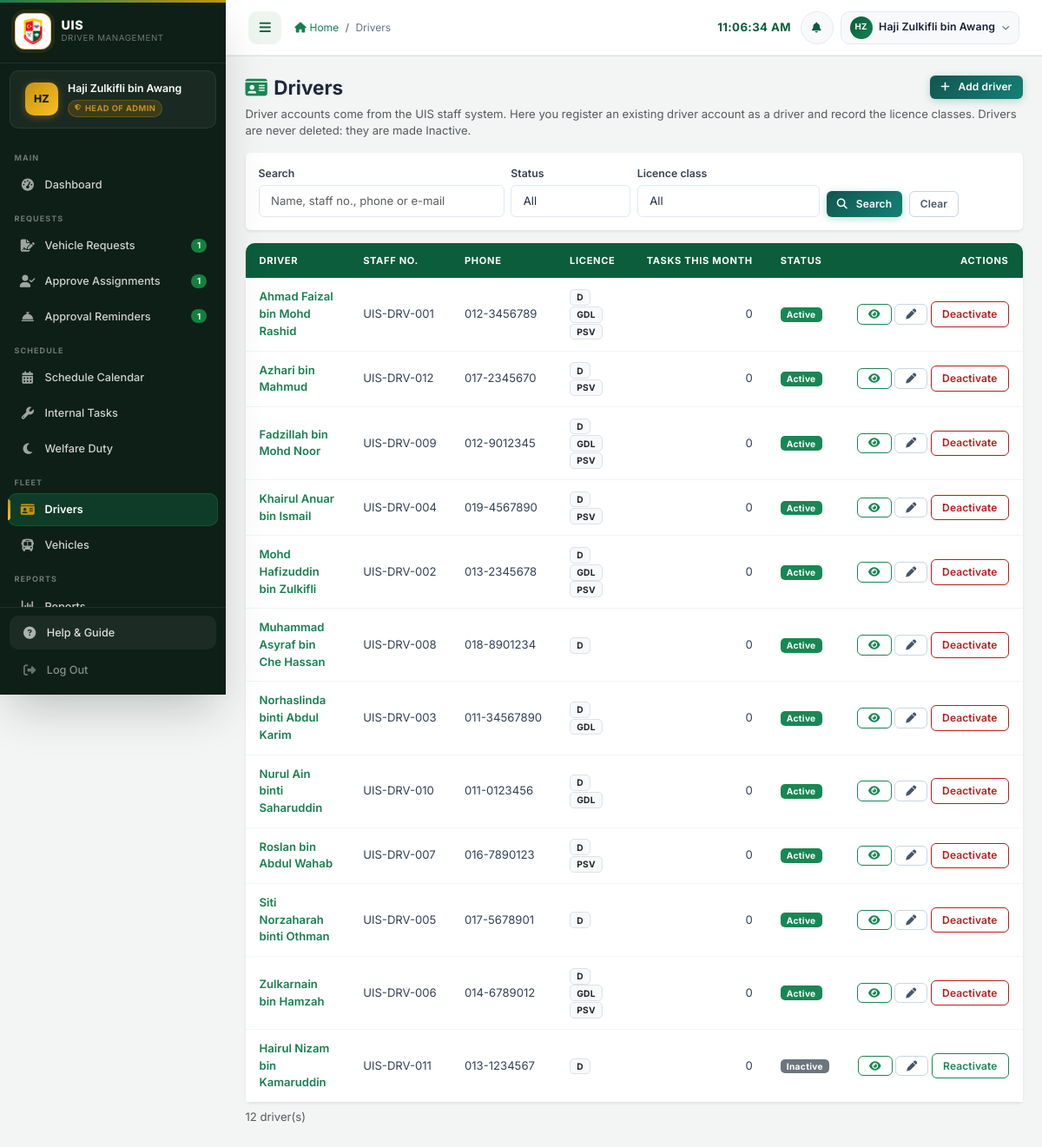
/admin/drivers.php (signed in), run on the app's committed database.
### tables this page shows
CREATE TABLE `users` (
  `user_id` int(11) NOT NULL AUTO_INCREMENT,
  `username` varchar(50) NOT NULL,
  `password` varchar(255) NOT NULL,
  `email` varchar(100) NOT NULL,
  `full_name` varchar(100) NOT NULL,
  `role` enum('admin','driver','staff','supervisor','head_admin') NOT NULL DEFAULT 'staff',
  `driver_id` int(11) DEFAULT NULL,
  `department` varchar(100) DEFAULT NULL,
  `supervisor_id` int(11) DEFAULT NULL,
  `created_at` timestamp NOT NULL DEFAULT current_timestamp(),
  `phone` varchar(30) DEFAULT NULL,
  `failed_attempts` tinyint(3) unsigned NOT NULL DEFAULT 0,
  `is_active` tinyint(1) NOT NULL DEFAULT 1,
  `last_login_at` datetime DEFAULT NULL,
  `locked_until` datetime DEFAULT NULL,
  PRIMARY KEY (`user_id`),
  UNIQUE KEY `uq_users_username` (`username`)
);

CREATE TABLE `drivers` (
  `driver_id` int(11) NOT NULL AUTO_INCREMENT,
  `employee_id` varchar(20) NOT NULL,
  `name` varchar(100) NOT NULL,
  `phone` varchar(20) DEFAULT NULL,
  `email` varchar(100) DEFAULT NULL,
  `address` text DEFAULT NULL,
  `experience_years` decimal(4,1) NOT NULL DEFAULT 0.0,
  `license_number` varchar(50) DEFAULT NULL,
  `license_class` varchar(10) DEFAULT NULL COMMENT 'comma list: B2,D,E',
  `license_expiry` date DEFAULT NULL,
  `status` enum('active','inactive') NOT NULL DEFAULT 'active',
  `photo` varchar(255) DEFAULT NULL COMMENT 'relative path under uploads/drivers/',
  `created_at` timestamp NOT NULL DEFAULT current_timestamp(),
  `updated_at` timestamp NOT NULL DEFAULT current_timestamp() ON UPDATE current_timestamp(),
  PRIMARY KEY (`driver_id`),
  UNIQUE KEY `uq_drivers_employee_id` (`employee_id`)
);

### admin/drivers.php (the view, shortened to what this page needs)
<?php
require_once '../config/database.php';
require_once '../includes/admin_page.php';
require_once 'fleet_helpers.php';
$q       = mb_substr(trim((string)($_GET['q'] ?? '')), 0, 60);
$status  = in_array($_GET['status'] ?? '', ['active', 'inactive'], true) ? $_GET['status'] : '';
$licence = isset(LICENCE_CLASSES[$_GET['licence'] ?? '']) ? $_GET['licence'] : '';
$sql = 'SELECT d.*, u.username FROM drivers d LEFT JOIN users u ON u.driver_id = d.driver_id WHERE 1=1';
$sql .= ' ORDER BY d.status, d.name';
$stmt = $conn->prepare($sql);
$stmt->execute();
$drivers = $stmt->get_result()->fetch_all(MYSQLI_ASSOC);
$counts = driverMonthCounts($conn, date('Y-m'));
?>
    <div class="d-flex flex-wrap justify-content-between align-items-center mb-2 gap-2">
        <h4 class="fw-bold mb-0"><i class="fas fa-id-card text-success me-2"></i>Drivers</h4>
        <a href="add_driver.php" class="btn btn-success btn-sm"><i class="fas fa-plus me-1"></i>Add driver</a>
    </div>
    <p class="text-muted small">Driver accounts come from the UIS staff system. Here you register an existing driver account as a driver and record the licence classes. Drivers are never deleted: they are made Inactive.</p>
    <form method="get" class="card border-0 shadow-sm mb-3"><div class="card-body row g-2 align-items-end">
        <div class="col-12 col-md-4"><label class="form-label small mb-1" for="q">Search</label>
            <input class="form-control form-control-sm" id="q" name="q" value="<?= htmlspecialchars($q) ?>" placeholder="Name, staff no., phone or e-mail"></div>
        <div class="col-6 col-md-2"><label class="form-label small mb-1" for="status">Status</label>
            <select class="form-select form-select-sm" id="status" name="status"><option value="">All</option>
                <option value="active" <?= $status === 'active' ? 'selected' : '' ?>>Active</option><option value="inactive" <?= $status === 'inactive' ? 'selected' : '' ?>>Inactive</option></select></div>
        <div class="col-6 col-md-3"><label class="form-label small mb-1" for="licence">Licence class</label>
            <select class="form-select form-select-sm" id="licence" name="licence"><option value="">All</option>
                <?php foreach (LICENCE_CLASSES as $k => $l): ?><option value="<?= $k ?>" <?= $licence === $k ? 'selected' : '' ?>><?= htmlspecialchars($l) ?></option><?php endforeach; ?></select></div>
        <div class="col-12 col-md-3 d-flex gap-2"><button class="btn btn-success btn-sm" type="submit"><i class="fas fa-search me-1"></i>Search</button>
            <a class="btn btn-outline-secondary btn-sm" href="drivers.php">Clear</a></div>
    </div></form>
    <div class="card border-0 shadow-sm">
        <div class="table-responsive d-none d-md-block">
            <table class="table table-sm align-middle mb-0">
                <thead class="table-light"><tr><th>Driver</th><th>Staff no.</th><th>Phone</th><th>Licence</th><th class="text-end">Tasks this month</th><th>Status</th><th class="text-end">Actions</th></tr></thead>
                <tbody>
                <?php foreach ($drivers as $d): $id = (int)$d['driver_id']; $c = $counts[$id] ?? ['tasks' => 0]; ?>
                    <tr>
                        <td class="fw-semibold"><a class="text-decoration-none" href="view_driver.php?id=<?= $id ?>"><?= htmlspecialchars($d['name']) ?></a></td>
                        <td class="text-nowrap"><?= htmlspecialchars($d['employee_id']) ?></td>
                        <td class="text-nowrap"><?= htmlspecialchars((string)$d['phone']) ?></td>
                        <td><?= licenceBadges($d['license_class']) ?></td>
                        <td class="text-end"><?= (int)$c['tasks'] ?></td>
                        <td><span class="badge <?= $d['status'] === 'active' ? 'bg-success' : 'bg-secondary' ?>"><?= $d['status'] === 'active' ? 'Active' : 'Inactive' ?></span></td>
                        <td class="text-end text-nowrap">
                            <a class="btn btn-sm btn-outline-success" href="view_driver.php?id=<?= $id ?>" title="View"><i class="fas fa-eye"></i></a>
                            <a class="btn btn-sm btn-outline-secondary" href="edit_driver.php?id=<?= $id ?>" title="Edit"><i class="fas fa-pen"></i></a>
                            <?php if ($d['status'] === 'active'): ?>
                                <button class="btn btn-sm btn-outline-danger" data-fleet-url="../ajax/deactivate_driver.php" data-fleet-id="<?= $id ?>" data-fleet-confirm="Make <?= htmlspecialchars($d['name'], ENT_QUOTES) ?> Inactive?">Deactivate</button>
                            <?php else: ?>
                                <button class="btn btn-sm btn-outline-success" data-fleet-url="../ajax/deactivate_driver.php" data-fleet-id="<?= $id ?>" data-fleet-extra="reactivate=1" data-fleet-confirm="Make this driver Active again?">Reactivate</button>
                            <?php endif; ?>
                        </td>
                    </tr>
                <?php endforeach; ?>
                </tbody>
            </table>
        </div>
    </div>
    <p class="text-muted small mt-2"><?= count($drivers) ?> driver(s)</p>

### admin/fleet_helpers.php (shortened to what this page needs)
<?php
function licenceBadges(?string $list): string
{
    $html = '';
    foreach (array_filter(array_map('trim', explode(',', (string)$list))) as $c) {
        if (isset(LICENCE_CLASSES[$c])) { $html .= '<span class="badge bg-light text-dark border me-1">' . htmlspecialchars($c) . '</span>'; }
    }
    return $html !== '' ? $html : '<span class="text-muted">-</span>';
}
    ?>

### assets/css/style.css (style rules this page uses)
:root { --uis-primary: #0b5d3b; --uis-secondary: #15804f; --uis-accent: #c69214; --uis-light: #eef5f1; --uis-dark: #122018; --uis-success: #15803d; --uis-danger: #b91c1c; --uis-warning: #b45309; --uis-info: #0e7490; --grad-blue: linear-gradient(135deg, #0a4d31 0%, #0e6b45 100%); --grad-green: linear-gradient(135deg, #11564f 0%, #148076 100%); --grad-amber: linear-gradient(135deg, #8a6410 0%, #b58a1a 100%); --grad-red: linear-gradient(135deg, #7f1d1d 0%, #a82727 100%); --grad-purple: linear-gradient(135deg, #334155 0%, #475569 100%); --grad-teal: linear-gradient(135deg, #134e4a 0%, #0f766e 100%); --grad-sky: linear-gradient(135deg, #27556d 0%, #35708f 100%); --sidebar-width: 260px; --sidebar-bg: #0e1f17; --sidebar-text: rgba(255,255,255,.80); --sidebar-muted: rgba(255,255,255,.40); --sidebar-active-bg: rgba(21,128,79,.30); --sidebar-hover-bg: rgba(255,255,255,.06); --sidebar-border: rgba(255,255,255,.07); --header-height: 64px; --shadow-xs: 0 1px 3px rgba(18,32,24,.06), 0 1px 2px rgba(18,32,24,.04); --shadow-sm: 0 4px 6px -1px rgba(18,32,24,.08), 0 2px 4px -1px rgba(18,32,24,.05); --shadow-md: 0 10px 15px -3px rgba(18,32,24,.10), 0 4px 6px -2px rgba(18,32,24,.06); --shadow-lg: 0 20px 25px -5px rgba(18,32,24,.12), 0 10px 10px -5px rgba(18,32,24,.05); --shadow-xl: 0 25px 50px -12px rgba(18,32,24,.25); --shadow-glow-blue: var(--shadow-sm); --shadow-glow-green: var(--shadow-sm); --shadow-glow-amber: var(--shadow-sm); --shadow-glow-red: var(--shadow-sm); --radius-sm: 6px; --radius-md: 10px; --radius-lg: 14px; --radius-xl: 20px; --transition: all .25s cubic-bezier(.4,0,.2,1); --font-base: 'Inter', 'Segoe UI', system-ui, sans-serif; }
*,*::before,*::after { box-sizing: border-box; margin: 0; padding: 0; }
html { scroll-behavior: smooth; font-size: 15px; }
body { font-family: var(--font-base); background: #f3f5f4; color: #1e293b; min-height: 100vh; overflow-x: hidden; }
@media (min-width: 992px) { body { padding-left: var(--sidebar-width); padding-top: var(--header-height); transition: padding-left .3s ease; } }
a { color: var(--uis-secondary); text-decoration: none; transition: var(--transition); }
.table { width: 100%; margin-bottom: 0; font-size: .875rem; border-collapse: separate; border-spacing: 0; }
.table thead th { background: linear-gradient(135deg, var(--uis-primary) 0%, #0b5d3b 100%); color: #fff; font-weight: 700; font-size: .74rem; text-transform: uppercase; letter-spacing: .06em; padding: 12px 16px; border: none; white-space: nowrap; }
.table thead th:first-child { border-radius: var(--radius-md) 0 0 0; }
.table thead th:last-child { border-radius: 0 var(--radius-md) 0 0; }
.table tbody tr { transition: background .12s ease; }
.table tbody td { padding: 12px 16px; vertical-align: middle; border-bottom: 1px solid #f1f5f9; color: #334155; }
.table tbody tr:last-child td { border-bottom: none; }
.btn { border-radius: var(--radius-sm); font-size: .875rem; font-weight: 600; padding: .5rem 1.1rem; transition: var(--transition); display: inline-flex; align-items: center; gap: .4rem; cursor: pointer; text-decoration: none; line-height: 1.5; letter-spacing: .01em; }
.btn-success { background: var(--grad-green); border: none; color: #fff; box-shadow: 0 2px 8px rgba(5,150,105,.30); }
.btn-outline-secondary { border: 1.5px solid #cbd5e1; color: #475569; background: transparent; }
.btn-outline-danger { border: 1.5px solid var(--uis-danger); color: var(--uis-danger); background: transparent; }
.btn-sm { padding: .32rem .8rem; font-size: .80rem; }
.form-label { font-size: .82rem; font-weight: 600; color: #374151; margin-bottom: .3rem; display: block; }
.form-control, .form-select { border: 1.5px solid #e2e8f0; border-radius: var(--radius-sm); font-size: .875rem; color: #1e293b; background: #fff; padding: .5rem .9rem; transition: var(--transition); width: 100%; }
.badge { font-size: .68rem; font-weight: 700; padding: .32em .70em; border-radius: 5px; letter-spacing: .03em; }

### data on the page
users: driver.name "Ahmad Faizal bin Mohd Rashid", driver.employee_id "UIS-DRV-001", driver.phone "012-3456789", driver.license_class "D", driver.license_class "GDL", driver.license_class "PSV", shows "Active"
users: driver.name "Azhari bin Mahmud", driver.employee_id "UIS-DRV-012", driver.phone "017-2345670", driver.license_class "D", driver.license_class "PSV", shows "Active"
users: driver.name "Fadzillah bin Mohd Noor", driver.employee_id "UIS-DRV-009", driver.phone "012-9012345", driver.license_class "D", driver.license_class "GDL", driver.license_class "PSV", shows "Active"
users: driver.name "Khairul Anuar bin Ismail", driver.employee_id "UIS-DRV-004", driver.phone "019-4567890", driver.license_class "D", driver.license_class "PSV", shows "Active"
users: driver.name "Mohd Hafizuddin bin Zulkifli", driver.employee_id "UIS-DRV-002", driver.phone "013-2345678", driver.license_class "D", driver.license_class "GDL", driver.license_class "PSV", shows "Active"
users: driver.name "Muhammad Asyraf bin Che Hassan", driver.employee_id "UIS-DRV-008", driver.phone "018-8901234", driver.license_class "D", shows "Active"
users: driver.name "Norhaslinda binti Abdul Karim", driver.employee_id "UIS-DRV-003", driver.phone "011-34567890", driver.license_class "D", driver.license_class "GDL", shows "Active"
users: driver.name "Nurul Ain binti Saharuddin", driver.employee_id "UIS-DRV-010", driver.phone "011-0123456", driver.license_class "D", driver.license_class "GDL", shows "Active"
users: driver.name "Roslan bin Abdul Wahab", driver.employee_id "UIS-DRV-007", driver.phone "016-7890123", driver.license_class "D", driver.license_class "PSV", shows "Active"
users: driver.name "Siti Norzaharah binti Othman", driver.employee_id "UIS-DRV-005", driver.phone "017-5678901", driver.license_class "D", shows "Active"
users: driver.name "Zulkarnain bin Hamzah", driver.employee_id "UIS-DRV-006", driver.phone "014-6789012", driver.license_class "D", driver.license_class "GDL", driver.license_class "PSV", shows "Active"
users: driver.name "Hairul Nizam bin Kamaruddin", driver.employee_id "UIS-DRV-011", driver.phone "013-1234567", driver.license_class "D", shows "Inactive"

### other printed values
$initials "HZ"
$full_name "Haji Zulkifli bin Awang"
$role_label "HEAD OF ADMIN"
$_section "MAIN"
$_label "Dashboard"
$_section "REQUESTS"
$_label "Vehicle Requests"
$_badge[$_bk] "1"
$_label "Approve Assignments"
$_label "Approval Reminders"
$_section "SCHEDULE"
$_label "Schedule Calendar"
$_label "Internal Tasks"
$_label "Welfare Duty"
$_section "FLEET"
